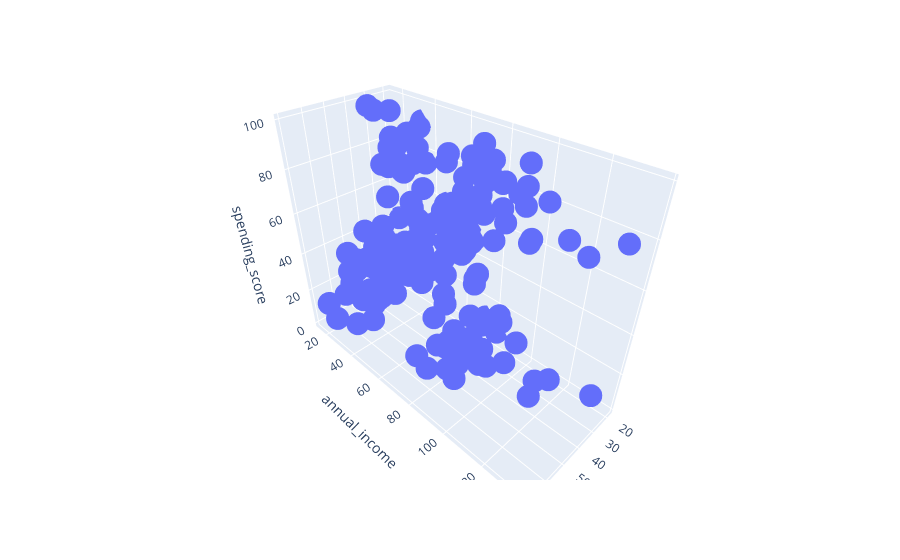

The code cell stored with this chart in its notebook:
### Markdown cell above
**Gender is not seem a determining factor.**

### Code cell
fig = px.scatter_3d(df, x='age', y='annual_income', z='spending_score')
fig.show()

### Figure 1 — Plotly figure (JSON) as saved in the notebook; plotly's stock layout.template omitted (floating-point values rounded to 4 significant figures; data arrays with more than 128 entries replaced by an {"elided": "..."} marker saying what was removed)
{"data": [{"hovertemplate": "age=%{x}<br>annual_income=%{y}<br>spending_score=%{z}<extra></extra>", "legendgroup": "", "marker": {"color": "#636efa", "symbol": "circle"}, "mode": "markers", "name": "", "scene": "scene", "showlegend": false, "type": "scatter3d", "x": {"elided": "200 int values"}, "y": {"elided": "200 int values"}, "z": {"elided": "200 int values"}}], "layout": {"legend": {"tracegroupgap": 0}, "margin": {"t": 60}, "scene": {"domain": {"x": [0, 1], "y": [0, 1]}, "xaxis": {"title": {"text": "age"}}, "yaxis": {"title": {"text": "annual_income"}}, "zaxis": {"title": {"text": "spending_score"}}}}}
